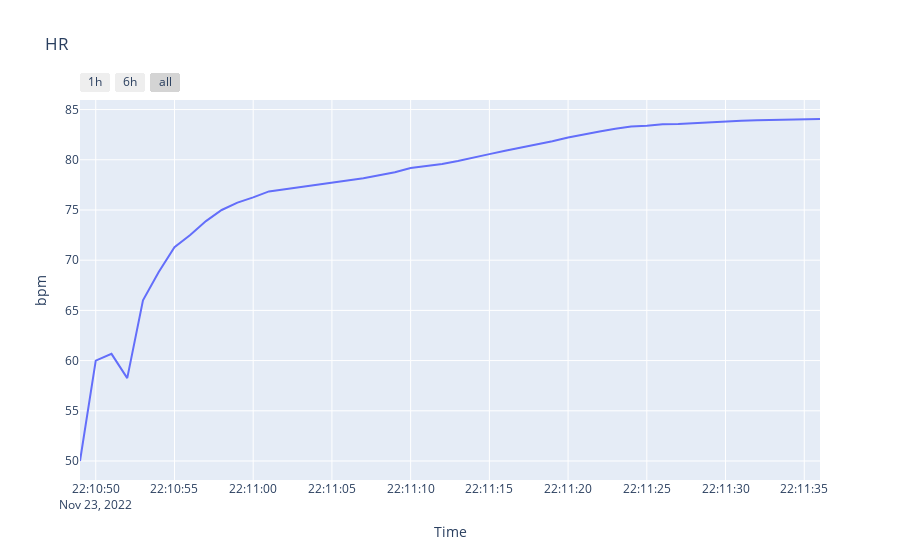

Here is the notebook cell this chart was saved with:
### Code cell
# Trace to visualize
trace = go.Scatter(
    x=one_session_hr_signal.index,
    y=one_session_hr_signal['hr'],
    name ='hr'
)


# Layout, in this case a Slider
layout = dict(
    title= 'HR',
    xaxis=dict(
        rangeselector=dict(
            buttons=list([
                dict(count=1,
                     label='1h',
                     step='hour',
                     stepmode='backward'),
                dict(count=6,
                     label='6h',
                     step='hour',
                     stepmode='backward'),
                dict(step='all')
                
            ]
            )
        ),
        rangeslider=dict(),
        type='date',
        title='Time'
    ),
        yaxis=dict(
            title='bpm',
    )
)

# Include in data all the traces you want to visualize
data = [trace]

fig = dict(data=data, layout=layout)
indexes = []


offline.iplot(fig
              , filename = 'hr')

### Figure 1 — Plotly figure (JSON) as saved in the notebook; plotly's stock layout.template omitted (floating-point values rounded to 4 significant figures)
{"data": [{"name": "hr", "x": ["2022-11-23T22:10:49", "2022-11-23T22:10:50", "2022-11-23T22:10:51", "2022-11-23T22:10:52", "2022-11-23T22:10:53", "2022-11-23T22:10:54", "2022-11-23T22:10:55", "2022-11-23T22:10:56", "2022-11-23T22:10:57", "2022-11-23T22:10:58", "2022-11-23T22:10:59", "2022-11-23T22:11:00", "2022-11-23T22:11:01", "2022-11-23T22:11:02", "2022-11-23T22:11:03", "2022-11-23T22:11:04", "2022-11-23T22:11:05", "2022-11-23T22:11:06", "2022-11-23T22:11:07", "2022-11-23T22:11:08", "2022-11-23T22:11:09", "2022-11-23T22:11:10", "2022-11-23T22:11:11", "2022-11-23T22:11:12", "2022-11-23T22:11:13", "2022-11-23T22:11:14", "2022-11-23T22:11:15", "2022-11-23T22:11:16", "2022-11-23T22:11:17", "2022-11-23T22:11:18", "2022-11-23T22:11:19", "2022-11-23T22:11:20", "2022-11-23T22:11:21", "2022-11-23T22:11:22", "2022-11-23T22:11:23", "2022-11-23T22:11:24", "2022-11-23T22:11:25", "2022-11-23T22:11:26", "2022-11-23T22:11:27", "2022-11-23T22:11:28", "2022-11-23T22:11:29", "2022-11-23T22:11:30", "2022-11-23T22:11:31", "2022-11-23T22:11:32", "2022-11-23T22:11:33", "2022-11-23T22:11:34", "2022-11-23T22:11:35", "2022-11-23T22:11:36"], "y": [50, 60, 60.67, 58.25, 66, 68.83, 71.29, 72.5, 73.89, 75, 75.73, 76.25, 76.85, 77.07, 77.27, 77.5, 77.71, 77.94, 78.16, 78.45, 78.76, 79.18, 79.39, 79.58, 79.88, 80.19, 80.56, 80.89, 81.21, 81.5, 81.84, 82.22, 82.55, 82.82, 83.09, 83.31, 83.38, 83.53, 83.56, 83.65, 83.76, 83.83, 83.88, 83.93, 83.96, 83.98, 84.02, 84.06], "type": "scatter"}], "layout": {"title": {"text": "HR"}, "xaxis": {"rangeselector": {"buttons": [{"count": 1, "label": "1h", "step": "hour", "stepmode": "backward"}, {"count": 6, "label": "6h", "step": "hour", "stepmode": "backward"}, {"step": "all"}]}, "title": {"text": "Time"}, "type": "date"}, "yaxis": {"title": {"text": "bpm"}}}}
